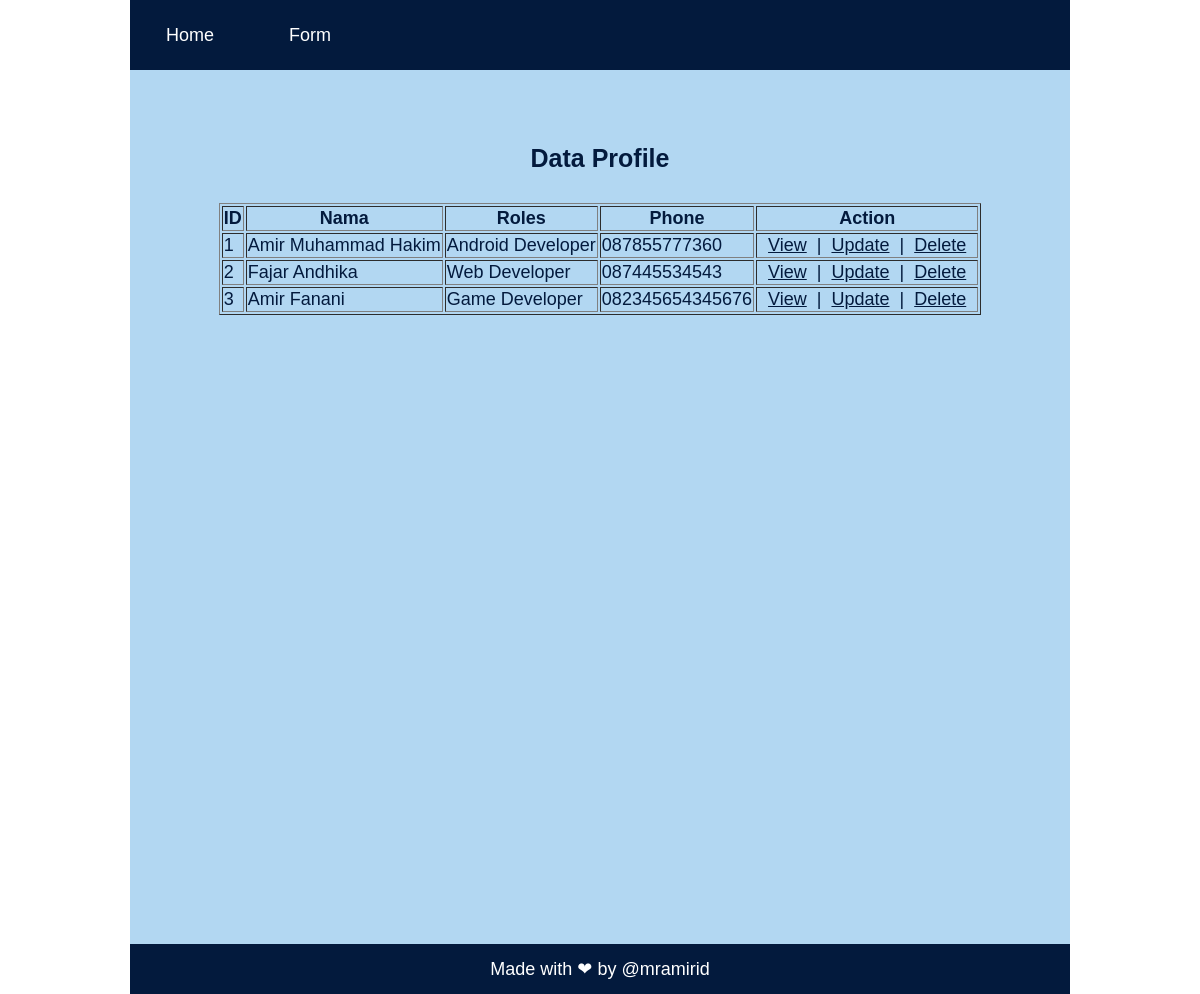
The page / on the database its author committed.
### tables this page shows
CREATE TABLE `profile` (
	`no` INT NOT NULL AUTO_INCREMENT PRIMARY KEY,
	`nama` varchar(100) DEFAULT NULL,
	`roles` varchar(100) DEFAULT NULL,
	`description` varchar(200) DEFAULT NULL,
	`educations` varchar(100) DEFAULT NULL,
	`skills` varchar(10) DEFAULT NULL,
	`portofolio` varchar(10) DEFAULT NULL,
	`phone` varchar(30) DEFAULT NULL,
	`email` varchar(50) DEFAULT NULL
);

### conn.php (called while the page is built, shortened)
<?php
function connection()
{
    $dbServer = 'localhost';
    $dbUser = 'root';
    $dbPass = '';
    $dbName = "dbprofile";
    $conn = mysqli_connect($dbServer, $dbUser, $dbPass);
    mysqli_select_db($conn, $dbName);
    return $conn;
}
?>

### index.php (the view, shortened to what this page needs)
<?php
	include('conn.php');
?>
<!DOCTYPE html>
<html lang="en">
<head>
	<link rel="stylesheet" href="css/index.css">
    <link rel="stylesheet" href="css/960_16_col.css">
</head>
<body class="container_16">
    <nav class="grid_16">
        <a href="#" class="button grid_2"><span>Home</span></a>
        <a href="form.php" class="button grid_2"><span>Form</span></a>
    </nav>
    <main class="grid_16">
    	<div id="main-content">
			<h2 class="grid_16 alpha omega">Data Profile</h2>
			<div id="table-data" class="grid_16 alpha omega">
				<table border=1>
					<thead>
						<tr>
							<th>ID</th>
							<th>Nama</th>
							<th>Roles</th>
							<th>Phone</th>
							<th>Action</th>
						</tr>
					</thead>
					<tbody>
					<?php
						$query = "SELECT * FROM `profile`";
						$result = mysqli_query(connection(), $query);
						while ($data = mysqli_fetch_array($result)): ?>
							<tr>
								<td><?php echo $data['no'];?></td>
								<td><?php echo $data['nama'];?></td>
								<td><?php echo $data['roles'];?></td>
								<td><?php echo $data['phone'];?></td>
								<td align="center">
									<a href="<?php echo "view-profile.php?no=".$data['no'];?>"> View</a>
									&nbsp;|&nbsp;
									<a href="<?php echo "update.php?no=".$data['no']; ?>"> Update</a>
									&nbsp;|&nbsp;
									<a href="<?php echo "delete.php?no=".$data['no']; ?>"> Delete</a>
								</td>
							</tr>
					<?php
						endwhile ?>
					</tbody>
				</table>
			</div>
		</div>
	</main>
	<footer class="grid_16">
        <p>Made with &#10084; by @mramirid</p>
    </footer>
</body>
</html>

### css/index.css (style rules this page uses)
* { margin: 0px; font-size: 18px; font-family: 'Noto Sans JP', sans-serif; scroll-behavior: smooth; color: #031A3D; }
nav { height: 50px; background-color: #031A3D; position: fixed; z-index: 1; padding: 10px 0px; }
.button { height: 100%; float: left; transition: background-color 0.3s; }
.button span { color: white; position: relative; float: left; top: 50%; left: 50%; transform: translate(-50%, -50%); }
main { background-color: #B2D7F2; height: 800px; padding-top: 15%; }
#main-content h2 { font-size: 25px; margin-bottom: 30px; text-align: center; }
#main-content #table-data table { margin: 0px auto; }
footer { height: 50px; background-color: #031A3D; }
footer p { color: white; position: relative; float: left; top: 50%; left: 50%; transform: translate(-50%, -50%); }

### css/960_16_col.css (style rules this page uses)
body { min-width: 960px; }
.container_16 { margin-left: auto; margin-right: auto; width: 960px; }
.grid_1, .grid_2, .grid_3, .grid_4, .grid_5, .grid_6, .grid_7, .grid_8, .grid_9, .grid_10, .grid_11, .grid_12, .grid_13, .grid_14, .grid_15, .grid_16 { display: inline; float: left; margin-left: 10px; margin-right: 10px; }
.alpha { margin-left: 0; }
.omega { margin-right: 0; }
.container_16 .grid_2 { width: 100px; }
.container_16 .grid_16 { width: 940px; }
.clearfix:before, .clearfix:after, .container_16:before, .container_16:after { content: '.'; display: block; overflow: hidden; visibility: hidden; font-size: 0; line-height: 0; width: 0; height: 0; }
.clearfix:after, .container_16:after { clear: both; }
.clearfix, .container_16 { zoom: 1; }

### rows shown on the page
profile: no "1", nama "Amir Muhammad Hakim", roles "Android Developer", phone "087855777360"
profile: no "2", nama "Fajar Andhika", roles "Web Developer", phone "087445534543"
profile: no "3", nama "Amir Fanani", roles "Game Developer", phone "082345654345676"
